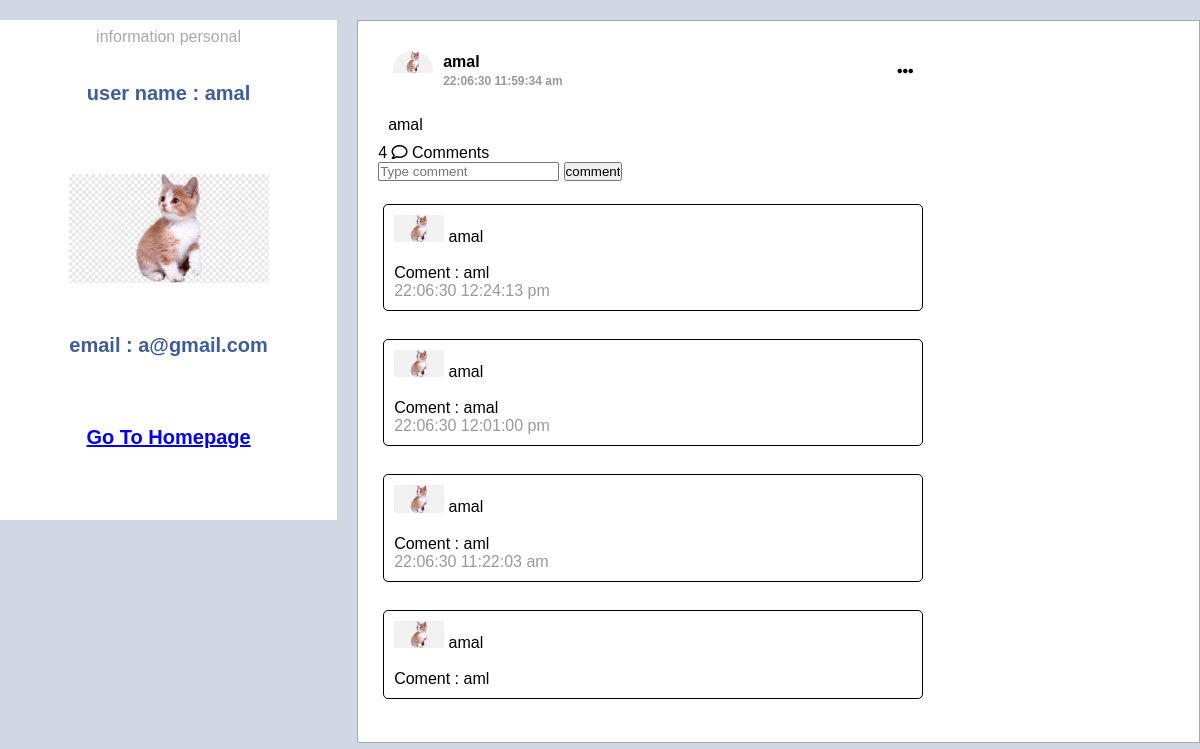
/profile.php (signed in), run on an earlier commit of the app's database.
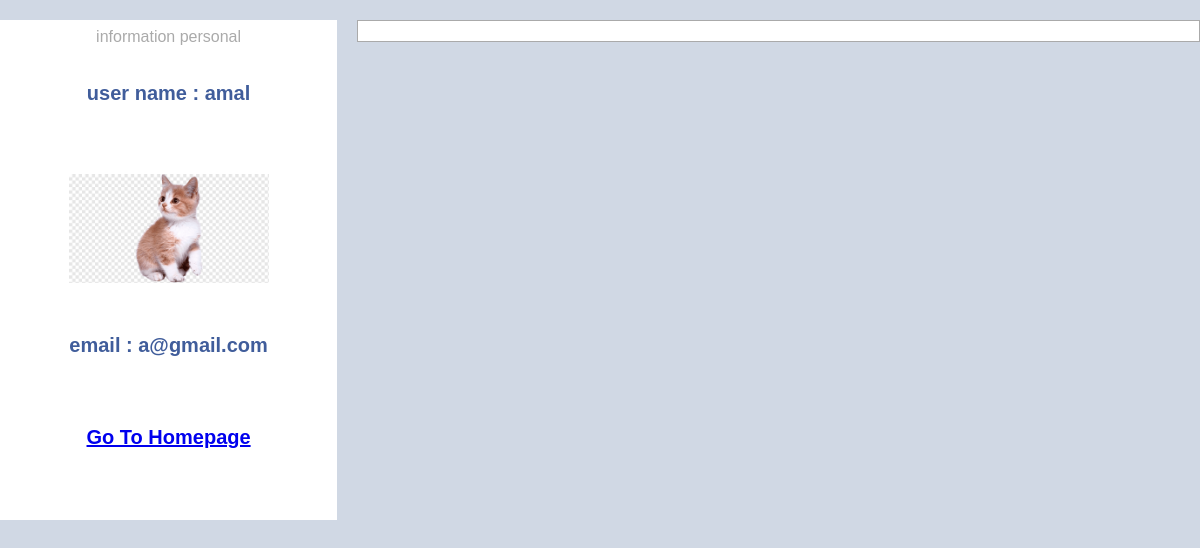
And on a later commit of the database.
### tables this page shows
CREATE TABLE `users` (
  `userId` int(255) NOT NULL,
  `username` varchar(255) NOT NULL,
  `email` varchar(255) NOT NULL,
  `password` varchar(255) NOT NULL,
  `name_img` varchar(255) NOT NULL
);

CREATE TABLE `user_post` (
  `post_id` int(255) NOT NULL,
  `userId` int(255) NOT NULL,
  `written_text` varchar(255) DEFAULT NULL,
  `comments` int(255) NOT NULL,
  `likes` int(255) NOT NULL,
  `created_datetime` text NOT NULL,
  `img_url` text DEFAULT NULL
);

CREATE TABLE `post_comment` (
  `comment_id` int(255) NOT NULL,
  `post_id` int(255) NOT NULL,
  `userId` int(255) NOT NULL,
  `comment_text` varchar(255) NOT NULL,
  `created_datetime` varchar(255) NOT NULL
);

### profile.php (the view, shortened to what this page needs)
<?php
require "config.php";
$name = $_SESSION['username'];
$userId = $_SESSION['user_Id'];
$email = $_SESSION['email'];
?>
<!DOCTYPE html>
<html lang="en">
<head>
    <link rel="stylesheet" href="https://cdnjs.cloudflare.com/ajax/libs/font-awesome/5.15.4/css/all.min.css" />
    <link rel="stylesheet" type="text/css" href="stylehome.css">
</head>
<body style="background:#d0d8e4">
    <div style="display:flex;">
        <div style="min-height:400px;flex:1;">
            <div id="friend-bar">
                information personal <br>
                <br>
                <br>
                <div id="friends">
                    <p>user name : <?php echo $name ?></p>
                    <br>
                    <br>
                    <br>
                    <?php
                    $sql3 = "SELECT name_img from users WHERE userId=" . $userId;
                    $result = mysqli_query($conn, $sql3);
                    if ($result->num_rows > 0) {
                        while ($row = $result->fetch_assoc()) {
                            $img = './image/' . $row['name_img'];
                            echo "<img src='$img' style='max-width:200px ';>";
                        }
                    }
                    ?>
                    <br>
                    <br>
                    <br>
                    <p> email : <?php echo $email; ?></p>
                    <br>
                    <br>
                    <br>
                    <a href="homepage.php" style="text-align: center;">
                        Go To Homepage
                    </a>
                </div>
            </div>
        </div>
        <div style="min-height:400px;flex:2.5;padding:20px;padding-right:0px">
            <div style="border:solid thin #aaa ; padding:10px; background-color:white">
                <?php
                $sql2 = "SELECT p.written_text, p.created_datetime, p.userId, p.post_id,u.username, u.name_img
                FROM user_post as p JOIN users as u WHERE p.userId = u.userId and p.userId = $_SESSION[user_Id] ORDER BY p.created_datetime DESC";
                $res = mysqli_query($conn, $sql2);
                if ($res->num_rows > 0) {
                    while ($row = $res->fetch_assoc()) {
                        $comments_count_result = mysqli_query($conn, "SELECT COUNT(*) FROM post_comment WHERE post_id = $row[post_id]");
                        $count_row = $comments_count_result->fetch_array();
                        $comments_count = $count_row[0];
                        $img = './image/' . $row['name_img'];
                        echo '<div class="post">
    <div class="post-top">
        <div class="dp">
            <img src="' . $img . '" alt="">
        </div>
        <div class="post-info">' .
                            '<p class="name">' . $row['username'] . '</p>' .
                            '<span class="time">' . $row['created_datetime'] . '</span>' .
                            '</div>
    <i class="fas fa-ellipsis-h"></i>
    </div>
<div class="post-content">' .
                            $row['written_text'] .
                            '</div>' .
                            '<div>
    <span>' . $comments_count . '</span>
    <i class="far fa-comment"></i>
    <span>Comments</span>
    <br>
    <form method="post" action="">
        <input type="hidden" name="post_id" value= ' . $row['post_id'] . '>
        <input type="text" name="comment" placeholder="Type comment" >
        <input type="submit" value="comment" name="subcomment">
    </form>
    <div class = "commentst">' . '<br>';
                        $sql = "SELECT c.comment_text ,c.created_datetime ,c.userId ,c.comment_id,c.post_id,
    u.username FROM post_comment as c JOIN users as u WHERE post_id = $row[post_id] and
     u.userId = c.userId  ORDER BY c.created_datetime DESC";
                        $res2 = mysqli_query($conn, $sql);
                        if ($res2->num_rows > 0) {
                            while ($row2 = $res2->fetch_assoc()) {
                                $img = './image/' . $row['name_img'];
                                echo '<div class = "comments">';
                              echo "<img src='$img' style='max-width:50px ';>" .
                                    "<span>  $row2[username] </span>" . '<br>' . '<br>' .
                                    "<p> Coment : $row2[comment_text] </p>" .
                                    "<span class = 'time'> $row2[created_datetime] </span>" . '</div>' . '<br>';
                            }
                        }
                        echo '</div></div>
</div>';
                    }
                }
                ?>
            </div>
        </div>
    </div>
</body>
</html>

### stylehome.css (style rules this page uses)
* { margin:0; padding:0; box-sizing: border-box; font-family: sans-serif; }
.post { width:550px; background:#fff; border-radius:10px; margin:10px; }
.post .post-top { display:flex; align-items: center; padding:10px; margin: 5px; }
.post .post-top .dp { width:40px; height:40px; border-radius: 50%; overflow:hidden; }
.post .post-top .dp > img { width:100%; cursor:pointer; }
.post .post-top .post-info { margin-left:10px; font-weight: bold; }
.post .post-top .post-info .name { cursor:pointer; font-size:16px; }
.post .post-top .post-info .time { font-size:12px; cursor:pointer; }
.post .post-top i { margin-left:auto; cursor: pointer; }
.post .post-content { font-size:16px; font-weight:normal; padding:10px; }
.time { color: #999; text-align: right; }
.commentst { border-radius: 10px; }
.comments { border: 1px solid; border-radius: 5px; margin: 5px; padding: 10px; }

### profile.php (style rules this page uses)
#friend-bar { background-color: white; min-height: 500px; margin-top: 20px; color: #aaa; padding: 8px; text-align: center; }
#friends { clear: both; font-size: 20px; font-weight: bold; color: #405d9b; text-align: center; }

What changed in the data, as far as the page shows it:
removed user_post: userId.name_img (picture), userId.username "amal", created_datetime "22:06:30 11:59:34 am", written_text "amal", comments_count "4"
no longer on this page (row unchanged): post_comment: userId.name_img (picture), userId.username "amal", comment_text "aml", created_datetime "22:06:30 12:24:13 pm"
no longer on this page (row unchanged): post_comment: userId.name_img (picture), userId.username "amal", comment_text "amal", created_datetime "22:06:30 12:01:00 pm"
no longer on this page (row unchanged): post_comment: userId.name_img (picture), userId.username "amal", comment_text "aml", created_datetime "22:06:30 11:22:03 am"
no longer on this page (row unchanged): post_comment: userId.name_img (picture), userId.username "amal", comment_text "aml"
